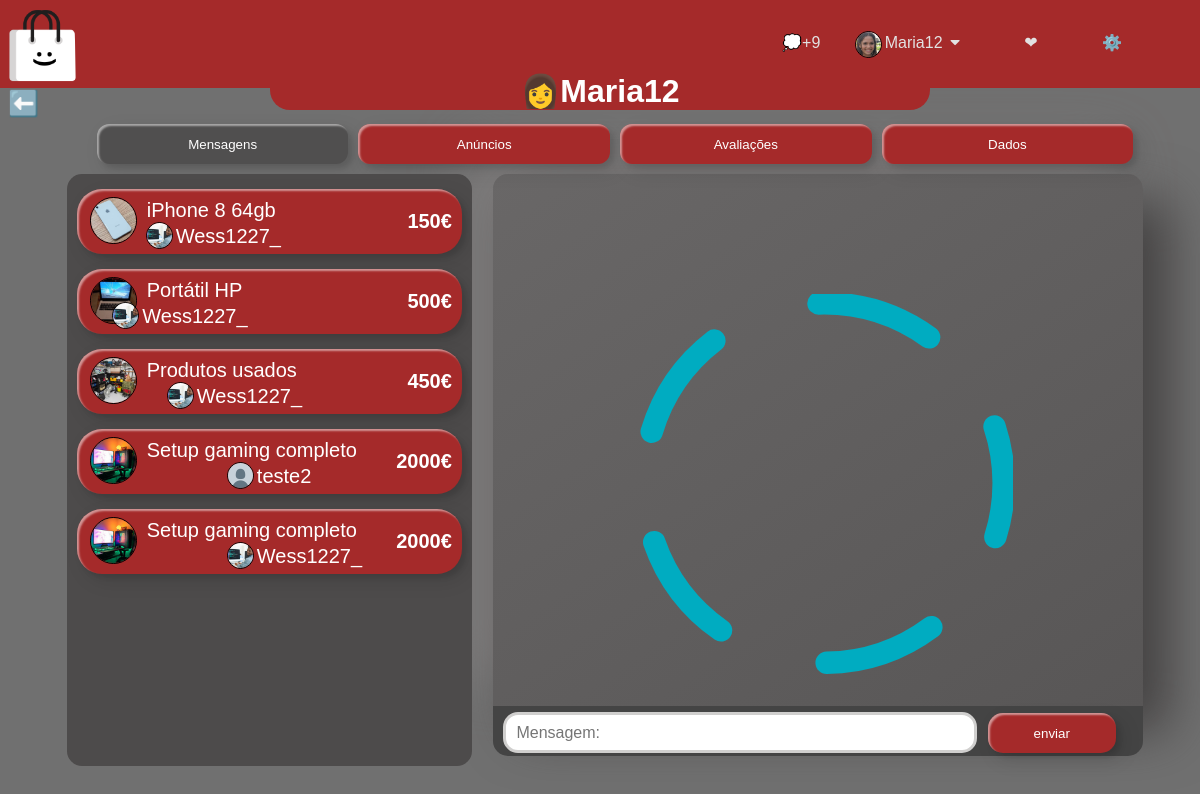
Before: /PHP/conta.php (signed in) with the older database file.
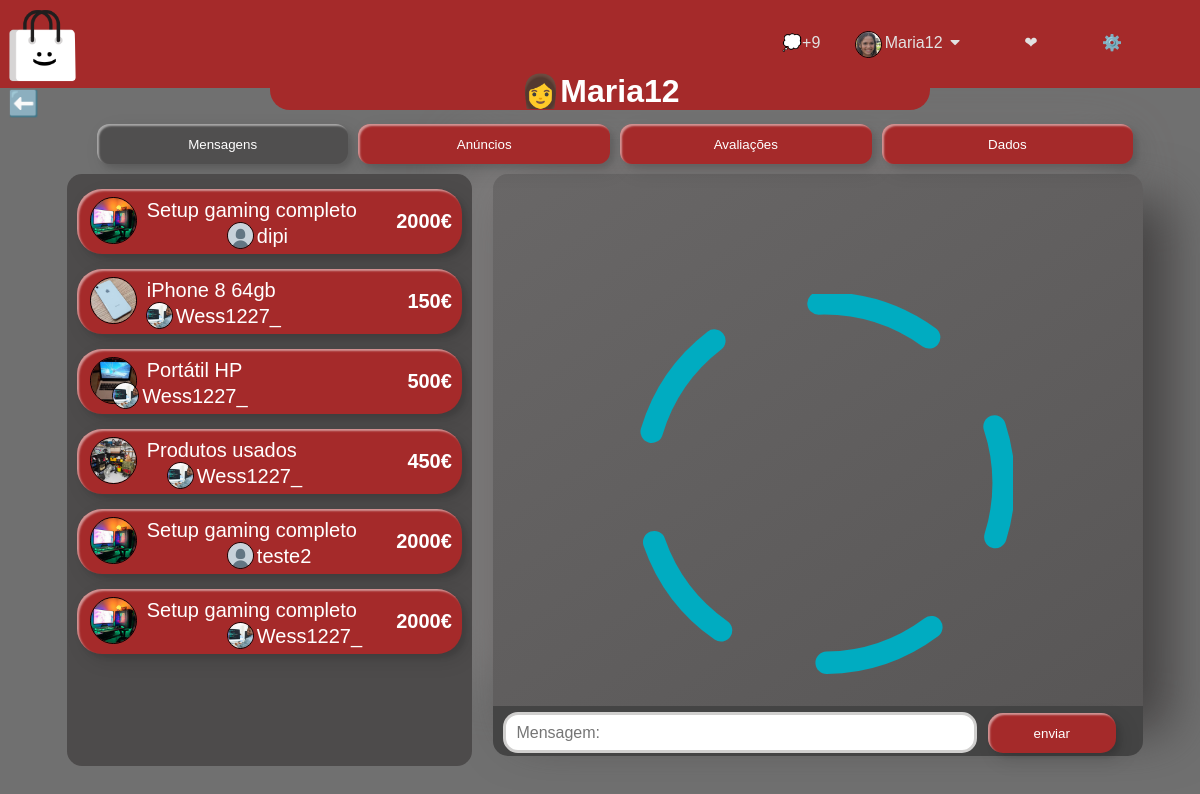
After: the same page with the newer database file.
### tables this page shows
CREATE TABLE `anuncios` (
  `idAnuncio` int(11) NOT NULL,
  `titulo` varchar(100) NOT NULL,
  `descricao` longtext NOT NULL,
  `preco` double NOT NULL,
  `localizacao` varchar(40) NOT NULL,
  `visualizacoes` int(11) NOT NULL,
  `idUser` int(11) NOT NULL,
  `idCategoria` enum('Informática','Mobilidade','Agricultura','Vestuário','Móveis','Empregos','Serviços','Veículos','Desporto','Animais') NOT NULL,
  `estadoProduto` enum('Imaculado','Novo','Semi-novo','Usado','Estragado') NOT NULL,
  `marca` varchar(45) NOT NULL,
  `intAnuncio` enum('compra','venda','troca','doação') NOT NULL,
  `subCategoria` varchar(50) NOT NULL,
  `subSubCategoria` varchar(50) NOT NULL,
  `imagem` varchar(255) NOT NULL,
  `dataCriacao` datetime NOT NULL DEFAULT current_timestamp()
);

CREATE TABLE `user` (
  `idUser` int(11) NOT NULL,
  `user` varchar(255) NOT NULL,
  `email` varchar(30) NOT NULL,
  `senha` varchar(30) NOT NULL,
  `nome` varchar(150) NOT NULL COMMENT 'Nome Pessoal do Utilizador',
  `apelido` varchar(255) NOT NULL,
  `avaliacao` int(11) NOT NULL COMMENT 'AvaliaÃ§Ã£o do utilizador',
  `morada` varchar(255) NOT NULL COMMENT 'Morada',
  `cod_postal` varchar(9) NOT NULL COMMENT 'CÃ³digo Postal',
  `localidade` varchar(30) NOT NULL COMMENT 'Localidade',
  `telemovel` int(9) NOT NULL,
  `nif` int(9) NOT NULL COMMENT 'Nr Contribuinte de empresa ou Pessoal',
  `nome_empresa` varchar(255) DEFAULT NULL COMMENT 'Nome da empresa a ser preenchido caso o tipo de negÃ³cio seja ''n''',
  `tipo_negocio` enum('s','n') NOT NULL COMMENT 'Se s = particular\r\nSe n = empresa',
  `fotoPerfil` mediumtext NOT NULL,
  `genero` enum('1','2','3') NOT NULL COMMENT 'Se 1 = Masculino\r\nSe 2 = Feminino\r\nSe 3 = Outro',
  `dataCriacao` date NOT NULL DEFAULT current_timestamp() COMMENT 'Quando a conta foi criada'
);

### Include_once/Mensagens/chat.php (the view, shortened to what this page needs)
<div class="mensagens">
    <div id="pessoas">
        <?php
        $idUser = $_SESSION['idUser'];
        $query2 = "SELECT DISTINCT idAnuncio,idUser,idDestinatario FROM chat WHERE idDestinatario='$idUser' ORDER BY dataEnvio DESC";
        $resultado2 = $mysqli->query($query2);
        foreach ($resultado2 as $chat2) {
            $idAnuncio2 = $chat2['idAnuncio'];
            $idUser2 = $chat2['idUser'];
            $result3 = $con->query("SELECT * FROM user WHERE idUser='$idUser2'")->fetchAll();
            foreach ($result3 as $user) {
            }
            $fotoPerfil = $user['fotoPerfil'];
            $queryAnuncio2 = "SELECT * FROM anuncios WHERE idAnuncio='$idAnuncio2'";
            $resultadoAnuncio2 = $mysqli->query($queryAnuncio2);
            $resultAnuncio2 = mysqli_fetch_assoc($resultadoAnuncio2);
        ?>
            <div onclick="window.location.href='?idAnuncio=<?= $idAnuncio2 ?>&&idUser=<?= $chat2['idUser'] ?>'">
                <?php
                $idAnuncio = $_GET['idAnuncio'];
                $idUserGET = $_GET['idUser'];
                if ($idAnuncio == $idAnuncio2  && $idUserGET == $chat2['idUser']) {
                    $style = "width: 92%; background-color: #FFE4E1; border: 2px solid rgb(172, 0, 0); color: black; border-radius: 25px 40px 0px 25px";
                } else {
                    $style = "";
                }
                ?>
                <div style="background-color: brown; color:white ; <?php echo $style ?>" id="anuncio">
                    <a href="../PHP/anuncio.php?idAnuncio=<?= $idAnuncio2 ?>"><img src="../uploads/<?= $resultAnuncio2['imagem'] ?>" class="miniFotoPerfil" id="fotoChat" /></a>
                    <?php echo $resultAnuncio2['titulo'] ?> <br><br>
                    <div id="anunciante">
                        <img src="../uploads/<?= $fotoPerfil ?>" class="miniFotoPerfil" id="fotoPerfilPessoa" />
                        <?php echo $user['user'] ?>
                    </div>
                    <div id="preco"><?php echo $resultAnuncio2['preco'] . "€" ?></div>
                </div>
            </div>
        <?php } ?>
    </div>
    <div>
        <div class="mensagem" id="chat">
            <?php include_once('../Include_once/loadAnimation.php'); ?>
        </div>
        <div class="mensagem " id="enviarMensagem">
            <form action="../Include_once/Mensagens/inserirChat.php?idAnuncio=<?= $idAnuncio = $_GET['idAnuncio'] ?>&&idUser=<?= $_GET['idUser'] ?>" method="POST">
                <input type="text" id="search-bar" class="mensagem" name="mensagem" placeholder="Mensagem:" required>
                <input type="submit" id="enviar" value="enviar">
            </form>
        </div>
    </div>
</div>

Changed rows visible on the page:
added user: fotoPerfil (picture), user "dipi"
Other visible differences:
new list line: "Setup gaming completo 2000"
